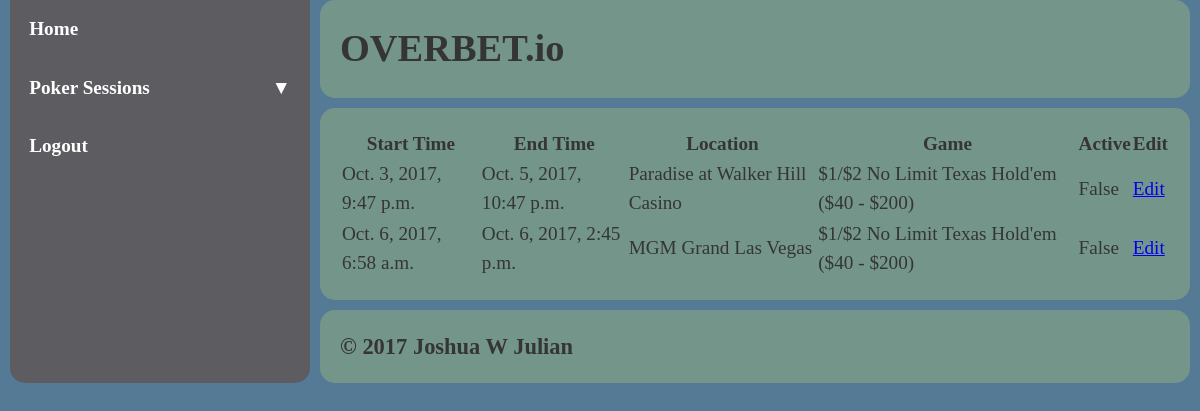
Screenshot of /pokersessions/list/ (signed in) with the database file from the repository.
### pokersessions/models.py (models this page shows, shortened)
class PokerSession(models.Model):
  user = models.ForeignKey(User, null=False)
  location = models.ForeignKey(Location, null=False)
  game = models.ForeignKey(Game, null=False)
  is_cash = models.BooleanField(default=True, null=False)
  public = models.BooleanField(default=True, null=False)
  active = models.BooleanField(default=True, null=False)
  created_on = models.DateTimeField(auto_now_add=True)
  updated_on = models.DateTimeField(auto_now=True)
  deleted = models.BooleanField(default=False)
  def session_updates(self):
    sessions = PokerSessionUpdate.objects.filter(poker_session=self).order_by('time')
    return sessions
  def start_time(self):
    try:
      start_time = self.session_updates()[0].time
    except IndexError:
      start_time = None
    return start_time
  def latest_time(self):
    try:
      latest_time = self.session_updates().latest('time').time
    except IndexError:
      latest_time = None
    return latest_time

class PokerSessionUpdate(models.Model):
  poker_session = models.ForeignKey(PokerSession)
  time = models.DateTimeField(null=False, blank=False)
  buy_in = models.DecimalField(max_digits=20, decimal_places=2, null=True, blank=True)
  chip_stack = models.DecimalField(max_digits=20, decimal_places=2, null=True, blank=True)

### locations/models.py (models this page shows)
class Location(models.Model):
    name = models.CharField(max_length=256)
    timezone = models.CharField(
        max_length=256,
        choices=[(item,item) for item in common_timezones],
        default='UTC',
    )
    public = models.BooleanField(default=False)
    created_by = models.ForeignKey(User)
    created_on = models.DateTimeField(auto_now_add=True)
    updated_on = models.DateTimeField(auto_now=True)
    deleted = models.BooleanField(default=False)
    def __str__(self):
        return self.name

### games/models.py (models this page shows)
class Game(models.Model):
  variant = models.ForeignKey("Variant")
  blind_structure = models.CharField(max_length=256)
  currency = models.ForeignKey(Currency)
  min_buyin = models.CharField(max_length=256)
  max_buyin = models.CharField(max_length=256)
  comments = models.TextField(null=True)
  locations = models.ManyToManyField(Location)
  public = models.BooleanField(default=False)
  created_by = models.ForeignKey(User)
  created_on = models.DateTimeField(auto_now_add=True)
  updated_on = models.DateTimeField(auto_now=True)
  deleted = models.BooleanField(default=False)
  def __str__(self):
    return self.short_name()
  def short_name(self):
    return "%s %s (%s - %s)" % (self.blind_structure, self.variant, self.min_buyin, self.max_buyin)

class Variant(models.Model):
  title = models.CharField(max_length=256)
  public = models.BooleanField(default=False)
  created_by = models.ForeignKey(User)
  created_on = models.DateTimeField(auto_now_add=True)
  updated_on = models.DateTimeField(auto_now=True)
  deleted = models.BooleanField(default=False)
  def __str__(self):
    return self.title

### pokersessions/views.py (the view)
@login_required
def list(request):
  context = {}
  sessions = PokerSession.objects.filter(user=request.user)
  context['sessions'] = sessions
  return render(request, 'pokersessions/list.html', context)

### templates/pokersessions/list.html (shortened to what this page needs)
{% extends 'base.html' %}
{% block content %}
<table>
  <tr>
    <th>Start Time</th>
    <th>End Time</th>
    <th>Location</th>
    <th>Game</th>
    <th>Active</th>
    <th>Edit</th>
  </tr>
{% for session in sessions %}
  <tr>
    <td>{{ session.start_time }}</td>
    <td>{{ session.latest_time }}</td>
    <td>{{ session.location }}</td>
    <td>{{ session.game }}</td>
    <td>{{ session.active }}</td>
    <td><a href="{% url 'pokersessions:edit' session.id %}">Edit</a></td>
  </tr>
{% endfor %}
</table>
{% endblock %}

### templates/base.html (shortened to what this page needs)
{% load static %}
<!doctype html>
<html lang="en">
  <head>
		<link rel="stylesheet" href="{% static 'css/base.css' %}" />
  </head>
  <body>
		<div class="container">
			<header role="banner">
				<h1>OVERBET.io</h1>
			</header>
			<nav id="nav" role="navigation">
				<div class="nav-item tab">
					<a href="{% url 'index' %}">Home</a>
				</div>
				{% if user.is_authenticated %}
				<div class="tab">
					<label for="nav-tab-one" class="nav-item"><a>Poker Sessions</a></label>
				</div>
				<div class="nav-item tab">
					<a href="{% url 'users:logout' %}">Logout</a>
				</div>
				{% endif %}
			</nav>
			<section class="content" role="main">
				{% block content %}
				{% endblock %}
			</section>
			<footer>
				<h3>&copy; 2017 Joshua W Julian</h3>
			</footer>
		</div>
  </body>
</html>

### static/css/base.css (style rules this page uses)
* { margin: 0; padding: 0; box-sizing: border-box; --primary-color:#5D5C61; --secondary-color:#73958A; --background-color:#557A95; --accent-color2: #8D8741; --accent-color3: #BDBEA9; --nav-bg: var(--primary-color); }
.container { display: grid; grid-template-columns: 1fr; grid-gap: 10px; grid-template-areas: "header" "content" "footer"; }
html { background: var(--background-color); }
.container > * { color: #353535; font-size: 1.2em; line-height: 1.5; padding: 20px; background: var(--secondary-color); }
.container header { grid-area: header; border-radius: 15px; }
.container nav { grid-area: nav; padding: 0; background: var(--nav-bg); border-bottom-left-radius: 15px; border-bottom-right-radius: 15px; }
.container footer { grid-area: footer; border-radius: 15px; }
.container section { grid-area: content; border-radius: 15px; }
.tab { position: relative; margin-bottom: 1px; color: #fff; overflow: hidden; }
.nav-item { position: relative; display: block; padding: 0 0 0 1em; background: var(--nav-bg); font-weight: bold; line-height: 3; cursor: pointer; }
.nav-item a { display: block; width: 100%; height: 100%; text-decoration: none; color: #fff; }
label::after { position: absolute; right: 0; top: 0; display: block; width: 3em; height: 3em; line-height: 3; text-align: center; -webkit-transition: all .35s; -o-transition: all .35s; transition: all .35s; }
input[type=radio] + label::after { content: "\25BC"; }
@media only screen and (min-width: 800px) { .container { grid-template-columns: auto 300px minmax(auto,1200px) auto; grid-template-areas: "lside nav header rside" "lside nav content rside" "lside nav footer rside"; } }

### rows the page displays
PokerSession: start_time "Oct. 3, 2017, 9:47 p.m.", latest_time "Oct. 5, 2017, 10:47 p.m.", location "Paradise at Walker Hill Casino", game "$1/$2 No Limit Texas Hold'em ($40 - $200)", active "False"
PokerSession: start_time "Oct. 6, 2017, 6:58 a.m.", latest_time "Oct. 6, 2017, 2:45 p.m.", location "MGM Grand Las Vegas", game "$1/$2 No Limit Texas Hold'em ($40 - $200)", active "False"
